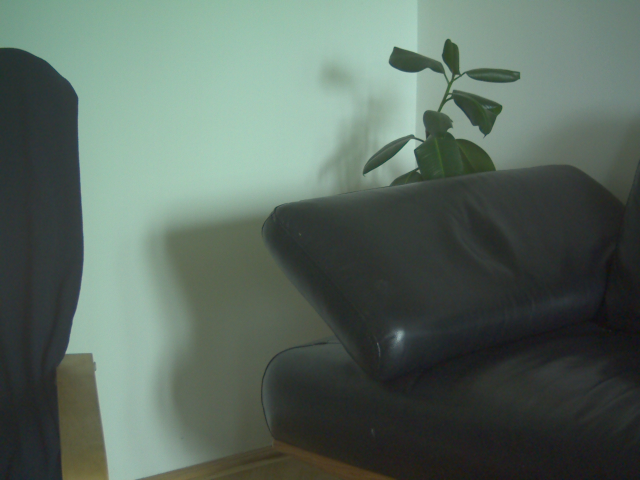
#> input picture image_test.png, 1280 x 960 px (shown at 1/2 size)
$ jupyter execute --allow-errors image_preprocess.ipynb
#> lines starting #> are read from the running program, lines starting #| are printed output that depends on the picture; long printed decimals are rounded
[cell 1]
import numpy as np
import matplotlib.pyplot as plt
from scipy.stats import entropy
from config import RED_WAVELENGTH, GREEN_WAVELENGTH, BLUE_WAVELENGTH, GAMMA
import cv2

#load test image
img = cv2.imread('image_test.png')
#> img is the input picture: shape (960, 1280, 3); mean B, G, R 95.8, 105.6, 90
#show the png image
fig = plt.imshow(img)
plt.show()
#extract channels
red_channel = img[:,:,0]
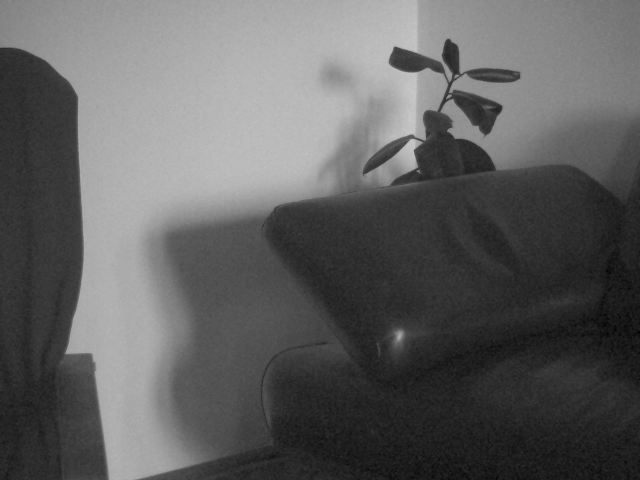
#> red_channel: shape (960, 1280) (shown at 1/2 size); min 1, max 203, mean 95.8
green_channel = img[:,:,1]
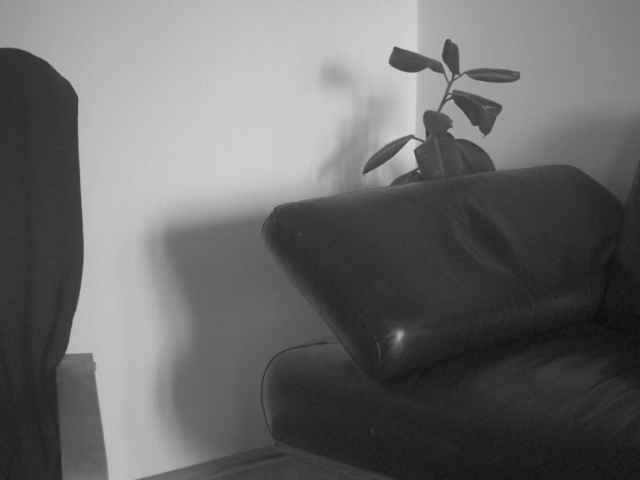
#> green_channel: shape (960, 1280) (shown at 1/2 size); min 8, max 213, mean 105.6
blue_channel = img[:,:,2]
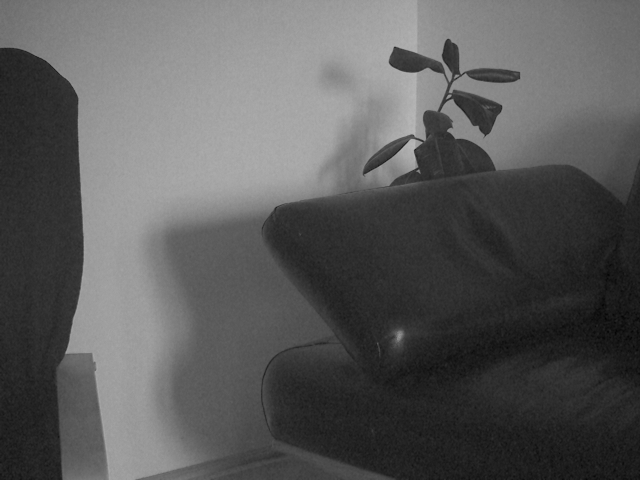
#> blue_channel: shape (960, 1280) (shown at 1/2 size); min 0, max 189, mean 90
# [6 lines of commented-out code are left out]

[cell 2]
#extract gamma metadata
from PIL import Image
import png

# Load the image
img = Image.open("image_test.png")
#> img: PIL image 1280x960 RGB

# Check for gamma info
info = img.info
#> info = 0 items
if "gamma" in info:
    gamma = info["gamma"]
    print(f"Gamma (from PNG metadata): {gamma:.4f}")
elif "icc_profile" in info:
    print("ICC profile found; image may use complex color management.")
else:
    print("No gamma metadata found. Assuming sRGB (gamma ≈ 2.2)")

[cell 3]
red_channel.shape
#> Out = (960, 1280)

[cell 4]
red_channel

### No gamma correction

[cell 5]
# c-matrix (of the book)
c_mx = np.zeros(red_channel.shape + (2,))
c_mx[:,:,0] = np.log(red_channel) - np.log(blue_channel)
c_mx[:,:,1] = np.log(green_channel) - np.log(blue_channel)

[cell 6]
#scatterplot
plt.scatter(c_mx[:,:,0].flatten(), c_mx[:,:,1].flatten())
plt.xlabel('c1')
plt.ylabel('c2')
plt.show()
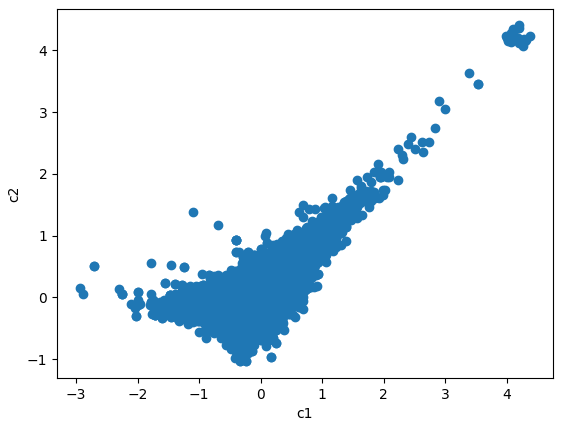
#> figure drawn by matplotlib, 1 panel

[cell 7]
# probe a line, with white wall, and white wall and shadow
plt.scatter(c_mx[0:900,400,0].flatten(), c_mx[0:900,400,1].flatten())
plt.xlabel('c1')
plt.ylabel('c2')
plt.show()
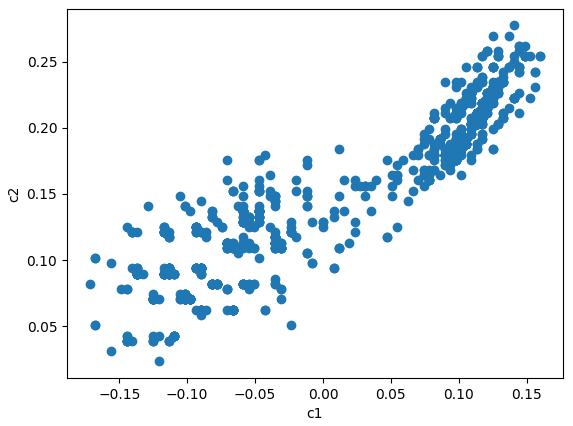
#> figure drawn by matplotlib, 1 panel

### Gamma correction (with gamma = 2.2)

[cell 8]
# c-matrix (of the book)
c_mx = np.zeros(red_channel.shape + (2,))
c_mx[:,:,0] = np.log((red_channel/255)**GAMMA) - np.log((blue_channel/255)**GAMMA)
c_mx[:,:,1] = np.log((green_channel/355)**GAMMA) - np.log((blue_channel/255)**GAMMA)

[cell 9]
#scatterplot
plt.scatter(c_mx[:,:,0].flatten(), c_mx[:,:,1].flatten())
plt.xlabel('c1')
plt.ylabel('c2')
plt.show()

[cell 10]
# probe a line, with white wall, and white wall and shadow
plt.scatter(c_mx[0:900,400,0].flatten(), c_mx[0:900,400,1].flatten())
plt.xlabel('c1')
plt.ylabel('c2')
plt.show()
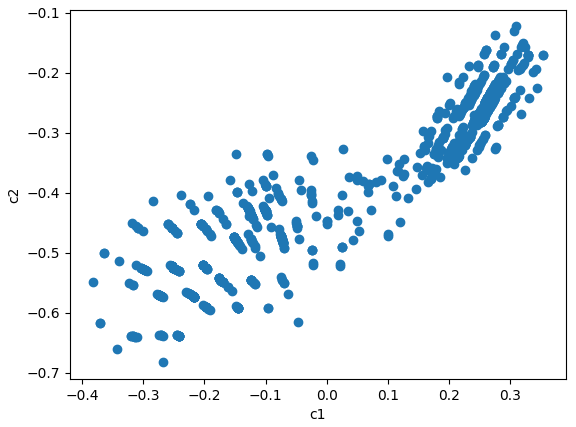
#> figure drawn by matplotlib, 1 panel

### Finding the invariant image

[cell 11]
#approximate value of color temperature direction
print(1/BLUE_WAVELENGTH - 1/RED_WAVELENGTH,1/BLUE_WAVELENGTH - 1/GREEN_WAVELENGTH)
np.arctan((1/BLUE_WAVELENGTH - 1/GREEN_WAVELENGTH)/(1/BLUE_WAVELENGTH - 1/RED_WAVELENGTH))/np.pi*180

[cell 12]
# project perpendicular to the color temperature direction
def projection(c_mx, color_temp_direction):
    '''todo: include restrictions on inputs'''
    #rotate the color temperature direction by 90 degrees
    tangent_direction = np.array([color_temp_direction[1], -color_temp_direction[0]])
    tangent_direction = tangent_direction / np.linalg.norm(tangent_direction)
    #project c_mx onto tangent_direction
    c_mx_flatten = c_mx.reshape(-1,2)
    projection = c_mx_flatten @ tangent_direction
    return projection

def histogram_entropy(data, bins='auto'):
    # Compute histogram (counts, not densities)
    counts, _ = np.histogram(data, bins=bins)

    # Normalize to get probabilities
    probs = counts / counts.sum()

    # Filter out zero entries to avoid log(0)
    probs = probs[probs > 0]

    # Compute entropy (base 2 for bits, or natural log for nats)
    return entropy(probs, base=2)  # or base=np.e for nats

[cell 13]
#test
projection(np.array([[[1,2],[3,4],[5,6]],[[7,8],[9,10],[11,12]]]), np.array([1,-1]))
np.array([9,10]) @ np.array([-1/np.sqrt(2),-1/np.sqrt(2)])

[cell 14]
i_max = 100
entropy_list = []
for i in range(i_max):
    norm_dir = np.array([np.cos(i*1/i_max*np.pi),np.sin(i*1/i_max*np.pi)])
    invariant_image = projection(c_mx, norm_dir)
    invariant_image_clean = invariant_image[~np.isnan(invariant_image)] #removes nan
    invariant_image_clean = invariant_image[np.isfinite(invariant_image)] #removes inf, -inf
    entropy_list.append(histogram_entropy(invariant_image_clean))
    #print(histogram_entropy(invariant_image_clean))
    #print(invariant_image)

[cell 15]
plt.plot([i*1/i_max*180 for i in range(i_max)],entropy_list)
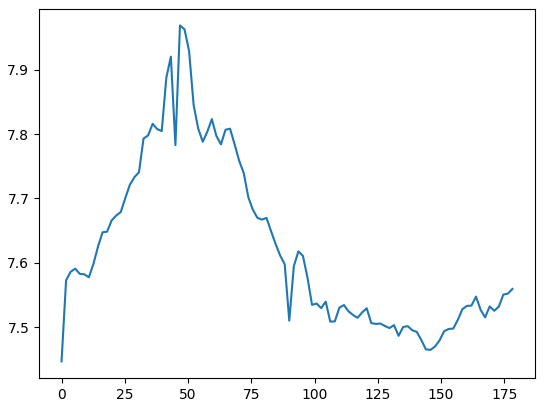
#> figure drawn by matplotlib, 1 panel; curve peaks at x = 46.8, y = 7.97

[cell 16]
i=1
norm_dir = np.array([np.cos(i*0.1*np.pi),np.sin(i*0.1*np.pi)])
invariant_image = projection(c_mx, norm_dir)
invariant_image_clean = invariant_image[~np.isnan(invariant_image)]
print(histogram_entropy(invariant_image_clean))
#| 7.649
